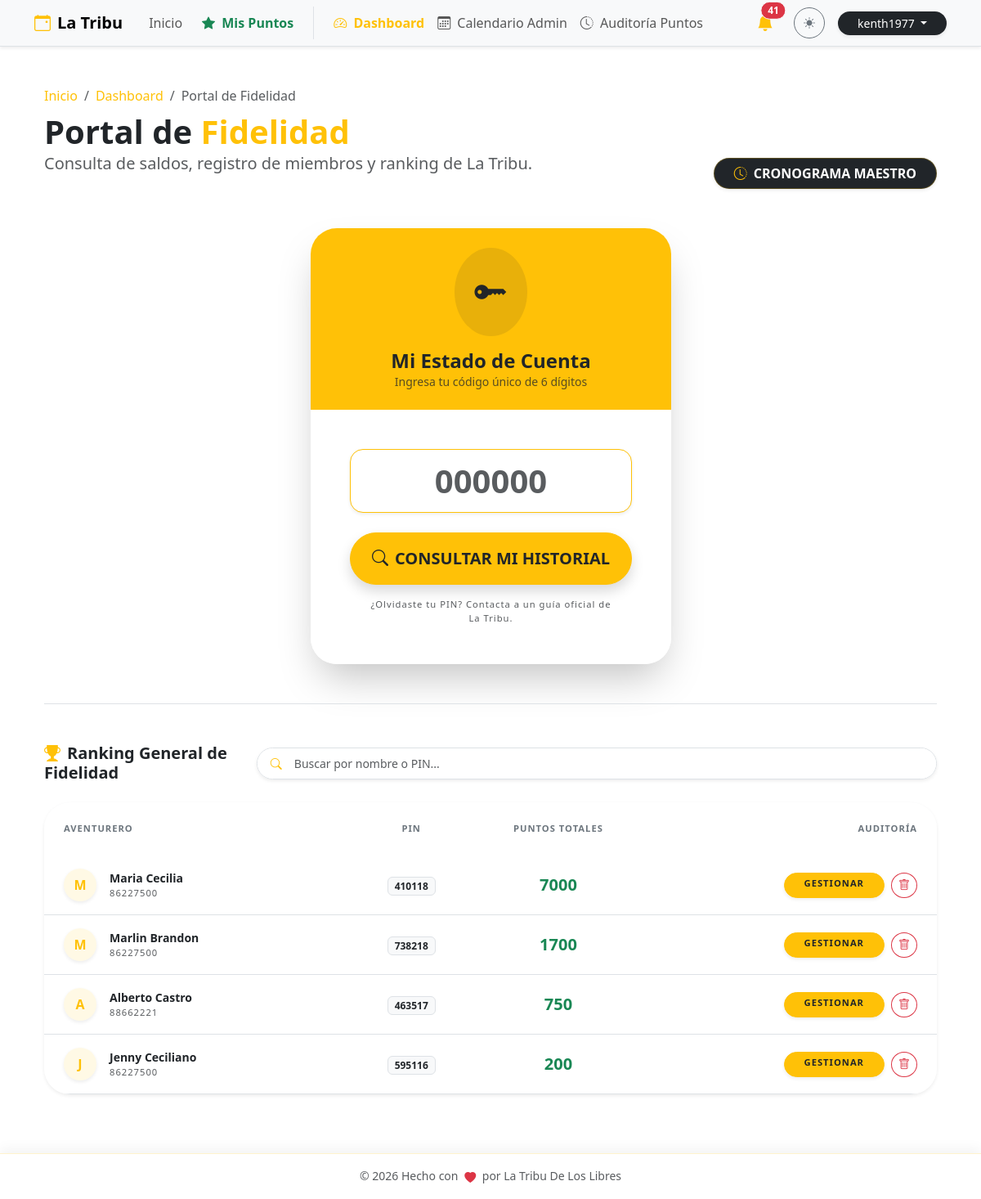
Before: /admin/puntos/ranking (signed in) with the older database file.
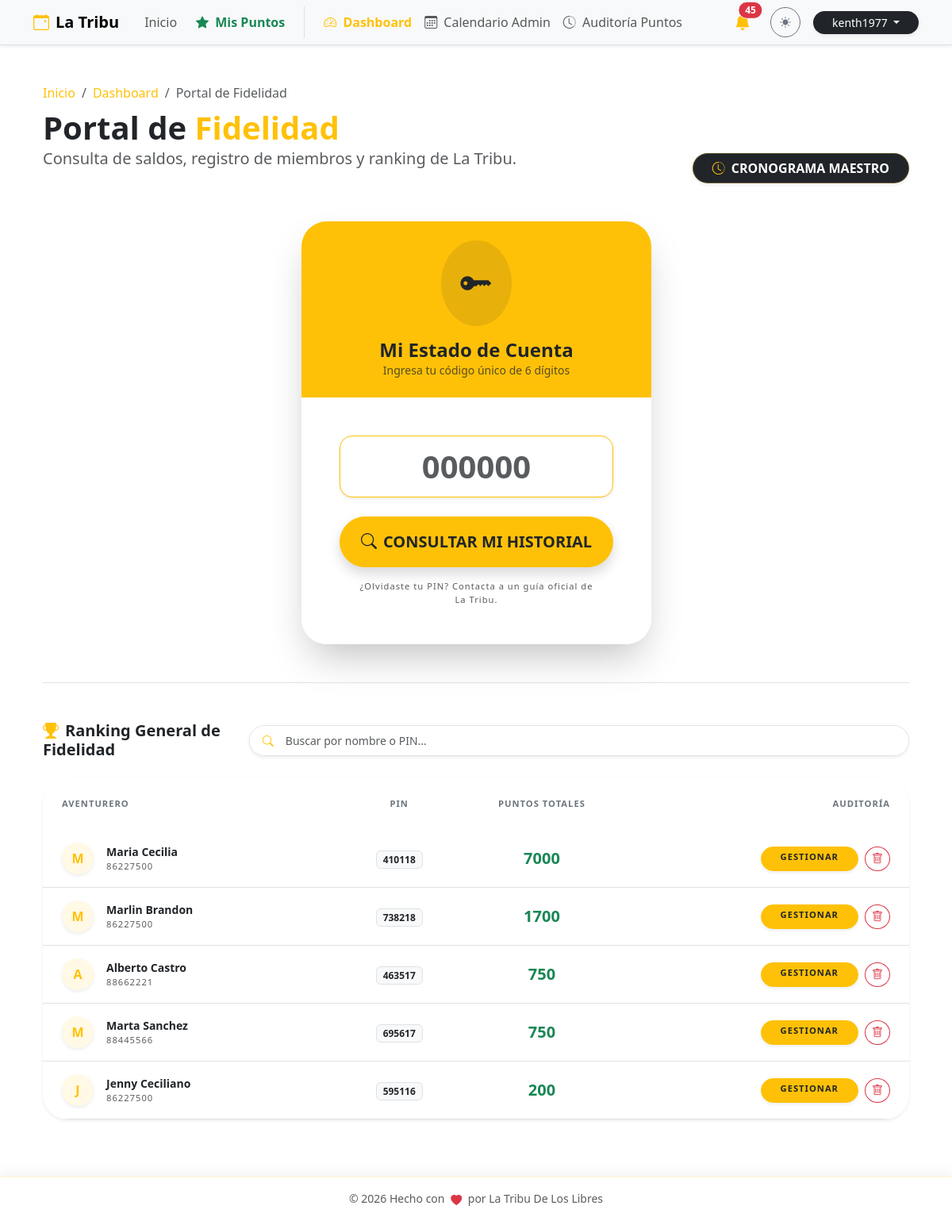
After: the same page with the newer database file.
### db.py (models this page shows)
class Member(db.Model):
    __tablename__ = 'member'
    id = db.Column(db.Integer, primary_key=True)
    pin = db.Column(db.String(6), unique=True, nullable=False)
    nombre = db.Column(db.String(100), nullable=False)
    apellido1 = db.Column(db.String(100), nullable=False)
    apellido2 = db.Column(db.String(100))
    telefono = db.Column(db.String(20))
    birth_date = db.Column(db.Date)
    puntos_totales = db.Column(db.Integer, default=0)
    debt_pending = db.Column(db.Boolean, default=False)
    ultimo_regalo_bday = db.Column(db.Integer, default=0) # Año del último regalo
    bookings = db.relationship('Booking', backref='member', lazy=True)
    logs = db.relationship('PointLog', backref='member', lazy=True)

### puntos.py (the view)
@puntos_bp.route('/ranking')
@login_required
def historial_global():
    if not current_user.is_superuser:
        flash('Acceso restringido a líderes.', 'danger')
        return redirect(url_for('main.home'))
    members = Member.query.order_by(Member.puntos_totales.desc()).all()
    return render_template('puntos.html',
                         members=members,
                         selected_member=None,
                         is_global_schedule=False)

### app.py (called while the page is built)
@login_manager.user_loader
def load_user(user_id):
    try:
        return User.query.get(int(user_id))
    except (TypeError, ValueError, Exception):
        return None

@app.before_request
def force_https():
    if request.headers.get('X-Forwarded-Proto') == 'http':
        url = request.url.replace('http://', 'https://', 1)
        return redirect(url, code=301)

### templates/puntos.html (shortened to what the changed rows need)
    {% extends "base.html" %}
    {% block content %}
    <div class="container py-4">
        <div class="row mb-5 align-items-end animate__animated animate__fadeIn">
            <div class="col-md-7">
                <h1 class="display-6 fw-bold mb-0">
                    {% if is_global_schedule %}
                        Cronograma <span class="text-warning">Maestro</span>
                    {% elif selected_member %}
                        Estado de Cuenta: <span class="text-warning">{{ selected_member.nombre }}</span>
                    {% else %}
                        Portal de <span class="text-warning">Fidelidad</span>
                    {% endif %}
                </h1>
            </div>
        </div>
        {% if is_global_schedule %}
        <div class="card border-0 shadow-lg rounded-5 overflow-hidden animate__animated animate__fadeIn">
            <div class="card-body p-0">
                <div class="table-responsive">
                    <table class="table table-hover align-middle mb-0">
                        <thead class="bg-body-tertiary">
                            <tr>
                                <th class="border-0 px-4 py-3 text-secondary x-small fw-bold text-uppercase">Fecha / Hora</th>
                                <th class="border-0 py-3 text-secondary x-small fw-bold text-uppercase">Miembro (PIN)</th>
                                <th class="border-0 py-3 text-secondary x-small fw-bold text-uppercase text-center">Tipo</th>
                                <th class="border-0 py-3 text-secondary x-small fw-bold text-uppercase">Concepto / Detalle</th>
                                <th class="border-0 py-3 text-secondary x-small fw-bold text-uppercase text-end pe-4">Impacto</th>
                            </tr>
                        </thead>
                        <tbody>
                            {% if logs %}
                                {% for log in logs %}
                                <tr class="animate__animated animate__fadeIn" style="animation-delay: {{ loop.index0 * 0.05 }}s">
                                    <td class="px-4 py-3">
                                        <span class="fw-medium small text-body">{{ log.fecha.strftime('%d %b, %y') }}</span><br>
                                        <small class="text-muted" style="font-size: 0.6rem;">{{ log.fecha.strftime('%H:%M:%S') }}</small>
                                    </td>
                                    <td>
                                        <div class="fw-bold text-body small">{{ log.member }}</div>
                                        <span class="badge bg-light text-dark border x-small" style="font-size: 0.6rem;">{{ log.pin }}</span>
                                    </td>
                                    <td class="text-center">
                                        <span class="badge bg-light text-dark border px-3 py-1 rounded-pill x-small fw-bold">{{ log.tipo }}</span>
                                    </td>
                                    <td class="small text-muted">{{ log.detalle }}</td>
                                    <td class="text-end pe-4">
                                        <span class="fw-bold fs-5 {{ log.color }}">
                                            {% if log.monto > 0 %}+{% endif %}{{ log.monto }}
                                        </span>
                                    </td>
                                </tr>
                                {% endfor %}
                            {% else %}
                                <tr>
                                    <td colspan="5" class="text-center py-5 text-muted">
                                        <i class="bi bi-info-circle display-4 d-block mb-3 opacity-25"></i>
                                        No hay registros globales en el cronograma.
                                    </td>
                                </tr>
                            {% endif %}
                        </tbody>
                    </table>
                </div>
            </div>
        </div>
        {% else %}
            {% if current_user.is_authenticated and current_user.is_superuser %}
                <div class="mt-5 pt-5 border-top animate__animated animate__fadeInUp">
                    <div class="card border-0 shadow-sm rounded-5 bg-body overflow-hidden">
                        <div class="card-body p-0">
                            <div class="table-responsive">
                                <table class="table table-hover align-middle mb-0" id="membersTable">
                                    <thead class="bg-body-tertiary">
                                        <tr>
                                            <th class="border-0 px-4 py-4 text-secondary x-small fw-bold text-uppercase">Aventurero</th>
                                            <th class="border-0 py-4 text-secondary x-small fw-bold text-uppercase text-center">PIN</th>
                                            <th class="border-0 py-4 text-secondary x-small fw-bold text-uppercase text-center">Puntos Totales</th>
                                            <th class="border-0 py-4 text-secondary x-small fw-bold text-uppercase text-end pe-4">Auditoría</th>
                                        </tr>
                                    </thead>
                                    <tbody>
                                        {% if members %}
                                            {% for member in members %}
                                            <tr class="ranking-row">
                                                <td class="px-4 py-3">
                                                    <div class="d-flex align-items-center">
                                                        <div class="avatar-xs me-3 bg-warning bg-opacity-10 text-warning rounded-circle d-flex align-items-center justify-content-center fw-bold shadow-sm" style="width: 40px; height: 40px;">
                                                            {{ member.nombre[0] if member.nombre else '?' }}
                                                        </div>
                                                        <div>
                                                            <div class="fw-bold text-body small member-name-cell">{{ member.nombre }} {{ member.apellido1 }}</div>
                                                            <div class="x-small text-muted">{{ member.telefono }}</div>
                                                        </div>
                                                    </div>
                                                </td>
                                                <td class="text-center"><span class="badge bg-light text-dark border small member-pin-cell">{{ member.pin }}</span></td>
                                                <td class="text-center fw-bold text-success fs-5">{{ member.puntos_totales }}</td>
                                                <td class="text-end pe-4">
                                                    <div class="d-flex justify-content-end gap-2">
                                                        <a href="{{ url_for('puntos.detalle_miembro', member_id=member.id) }}" class="btn btn-warning btn-sm rounded-pill shadow-sm py-1 px-4 x-small fw-bold text-dark">GESTIONAR</a>
                                                        <button class="btn btn-outline-danger btn-sm rounded-circle" data-bs-toggle="modal" data-bs-target="#deleteUserModal{{ member.id }}">
                                                            <i class="bi bi-trash"></i>
                                                        </button>
                                                    </div>
                                                </td>
                                            </tr>
                                            {% endfor %}
                                        {% endif %}
                                    </tbody>
                                </table>
                            </div>
                        </div>
                    </div>
                </div>
            {% endif %}
        {% endif %}
    </div>
    {% endblock %}

### templates/base.html (shortened to what the changed rows need)
<!DOCTYPE html>
<html lang="es" data-bs-theme="light">
<head>
    <link href="https://cdn.jsdelivr.net/npm/bootstrap@5.3.2/dist/css/bootstrap.min.css" rel="stylesheet">
    <link rel="stylesheet" href="https://cdn.jsdelivr.net/npm/bootstrap-icons@1.11.1/font/bootstrap-icons.css">
    <link rel="stylesheet" href="https://cdnjs.cloudflare.com/ajax/libs/animate.css/4.1.1/animate.min.css"/>
</head>
<body>
    <nav class="navbar navbar-expand-lg bg-body-tertiary border-bottom sticky-top shadow-sm">
        <div class="container">
            <div class="collapse navbar-collapse" id="navbarNav">
                <div class="d-flex align-items-center gap-3 mt-3 mt-lg-0">
                    {% if current_user.is_authenticated and current_user.is_superuser %}
                    <div class="dropdown">
                        <button class="btn btn-link position-relative text-dark p-0 me-2" type="button" data-bs-toggle="dropdown" aria-expanded="false">
                            <i class="bi bi-bell-fill fs-5 text-warning"></i>
                            {% if admin_unread_count > 0 %}
                            <span class="position-absolute top-0 start-100 translate-middle badge rounded-pill bg-danger border border-light animate__animated animate__pulse animate__infinite">
                                {{ admin_unread_count }}
                            </span>
                            {% endif %}
                        </button>
                    </div>
                    {% endif %}
                </div>
            </div>
        </div>
    </nav>
    <main class="container py-4">
        {% block content %}{% endblock %}
    </main>
</body>
</html>

Changed rows visible on the page:
added Member: nombre "M", nombre "Marta", apellido1 "Sanchez", telefono "88445566", pin "695617", puntos_totales "750"
Other visible differences:
{{ admin_unread_count }}: "41" → "45"
